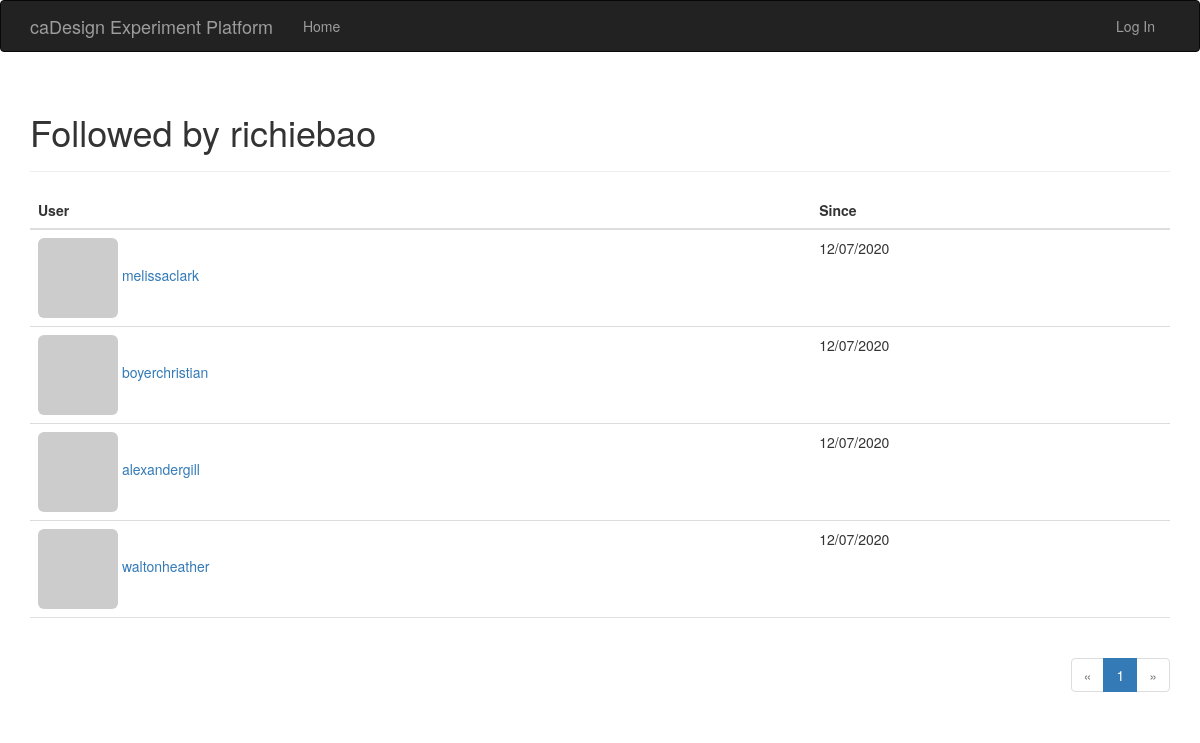
The page /followed_by/richiebao on the database its author committed.
### app/models.py (models this page shows, shortened)
class User(UserMixin,db.Model):
    __tablename__ = 'users'
    id = db.Column(db.Integer, primary_key=True)
    email = db.Column(db.String(64), unique=True, index=True)
    username = db.Column(db.String(64), unique=True, index=True)
    role_id = db.Column(db.Integer, db.ForeignKey('roles.id'))
    password_hash = db.Column(db.String(128))
    confirmed = db.Column(db.Boolean, default=False)
    name = db.Column(db.String(64))
    location = db.Column(db.String(64))
    about_me = db.Column(db.Text())
    member_since = db.Column(db.DateTime(), default=datetime.utcnow)
    last_seen = db.Column(db.DateTime(), default=datetime.utcnow)
    avatar_hash = db.Column(db.String(32))
    posts = db.relationship('Post', backref='author', lazy='dynamic')
    followed = db.relationship('Follow',
                               foreign_keys=[Follow.follower_id],
                               backref=db.backref('follower', lazy='joined'),
                               lazy='dynamic',
                               cascade='all, delete-orphan')
    followers = db.relationship('Follow',
                                foreign_keys=[Follow.followed_id],
                                backref=db.backref('followed', lazy='joined'),
                                lazy='dynamic',
                                cascade='all, delete-orphan')
    comments = db.relationship('Comment', backref='author', lazy='dynamic')
    @property
    def password(self):
        raise AttributeError('password is not a readable attribute')
    def gravatar(self, size=100, default='identicon', rating='g'):
        url = 'https://secure.gravatar.com/avatar'
        hash = self.avatar_hash or self.gravatar_hash()
        return '{url}/{hash}?s={size}&d={default}&r={rating}'.format(url=url, hash=hash, size=size, default=default, rating=rating)

class Follow(db.Model):
    __tablename__ = 'follows'
    follower_id = db.Column(db.Integer, db.ForeignKey('users.id'),
                            primary_key=True)
    followed_id = db.Column(db.Integer, db.ForeignKey('users.id'),
                            primary_key=True)
    timestamp = db.Column(db.DateTime, default=datetime.utcnow)

### app/main/views.py (the view)
@main.route('/followed_by/<username>')
def followed_by(username):
    user = User.query.filter_by(username=username).first()
    if user is None:
        flash('Invalid user.')
        return redirect(url_for('.index'))
    page = request.args.get('page', 1, type=int)
    pagination = user.followed.paginate(
        page, per_page=current_app.config['FLASKY_FOLLOWERS_PER_PAGE'],
        error_out=False)
    follows = [{'user': item.followed, 'timestamp': item.timestamp}
               for item in pagination.items]
    return render_template('followers.html', user=user, title="Followed by",
                           endpoint='.followed_by', pagination=pagination,
                           follows=follows)

### app/auth/views.py (called while the page is built)
@auth.before_app_request
def before_request():
    if current_user.is_authenticated:
        current_user.ping()
        if not current_user.confirmed \
                and request.endpoint \
                and request.blueprint != 'auth' \
                and request.endpoint != 'static':
            return redirect(url_for('auth.unconfirmed'))

### app/main/__init__.py (called while the page is built)
@main.app_context_processor
def inject_permissions():
    return dict(Permission=Permission)

### app/main/views.py (called while the page is built)
@main.after_app_request
def after_request(response):
    for query in get_debug_queries():
        if query.duration >= current_app.config['FLASKY_SLOW_DB_QUERY_TIME']:
            current_app.logger.warning(
                'Slow query: %s\nParameters: %s\nDuration: %fs\nContext: %s\n'
                % (query.statement, query.parameters, query.duration,
                   query.context))
    return response

### app/models.py (called while the page is built)
    def can(self, permissions):
        return False

### app/templates/followers.html (shortened to what this page needs)
{% extends "base.html" %}
{% import "_macros.html" as macros %}
{% block page_content %}
<div class="page-header">
    <h1>{{ title }} {{ user.username }}</h1>
</div>
<table class="table table-hover followers">
    <thead><tr><th>User</th><th>Since</th></tr></thead>
    {% for follow in follows %}
    {% if follow.user != user %}
    <tr>
        <td>
            <a href="{{ url_for('.user', username = follow.user.username) }}">
                <img class="img-rounded" src="{{ follow.user.gravatar(size=32) }}">
                {{ follow.user.username }}
            </a>
        </td>
        <td>{{ moment(follow.timestamp).format('L') }}</td>
    </tr>
    {% endif %}
    {% endfor %}
</table>
<div class="pagination">
    {{ macros.pagination_widget(pagination, endpoint, username = user.username) }}
</div>
{% endblock %}

### app/static/styles.css (style rules this page uses)
div.pagination { width: 100%; text-align: right; padding: 0px; margin: 0px; }
.table.followers tr { border-bottom: 1px solid #e0e0e0; }

### rows shown on the page
User: username "richiebao"
User: user.username "melissaclark"
Follow: timestamp "12/07/2020"
User: user.username "boyerchristian"
Follow: timestamp "12/07/2020"
User: user.username "alexandergill"
Follow: timestamp "12/07/2020"
User: user.username "waltonheather"
Follow: timestamp "12/07/2020"

### other values the page prints
{{ title }} "Followed by"
{{ p }} "1"
